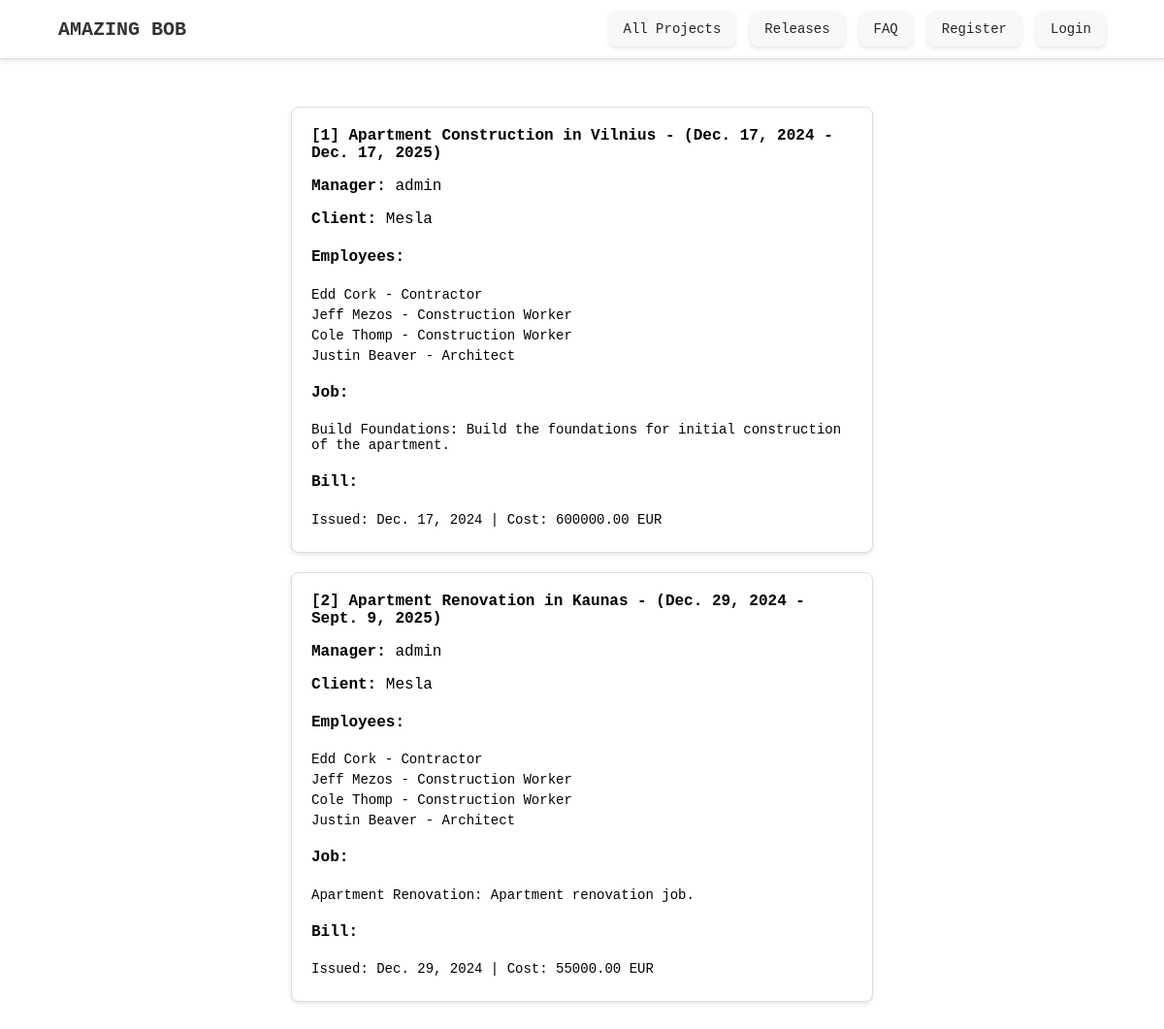
Page /home/projects/ on the earlier database version.
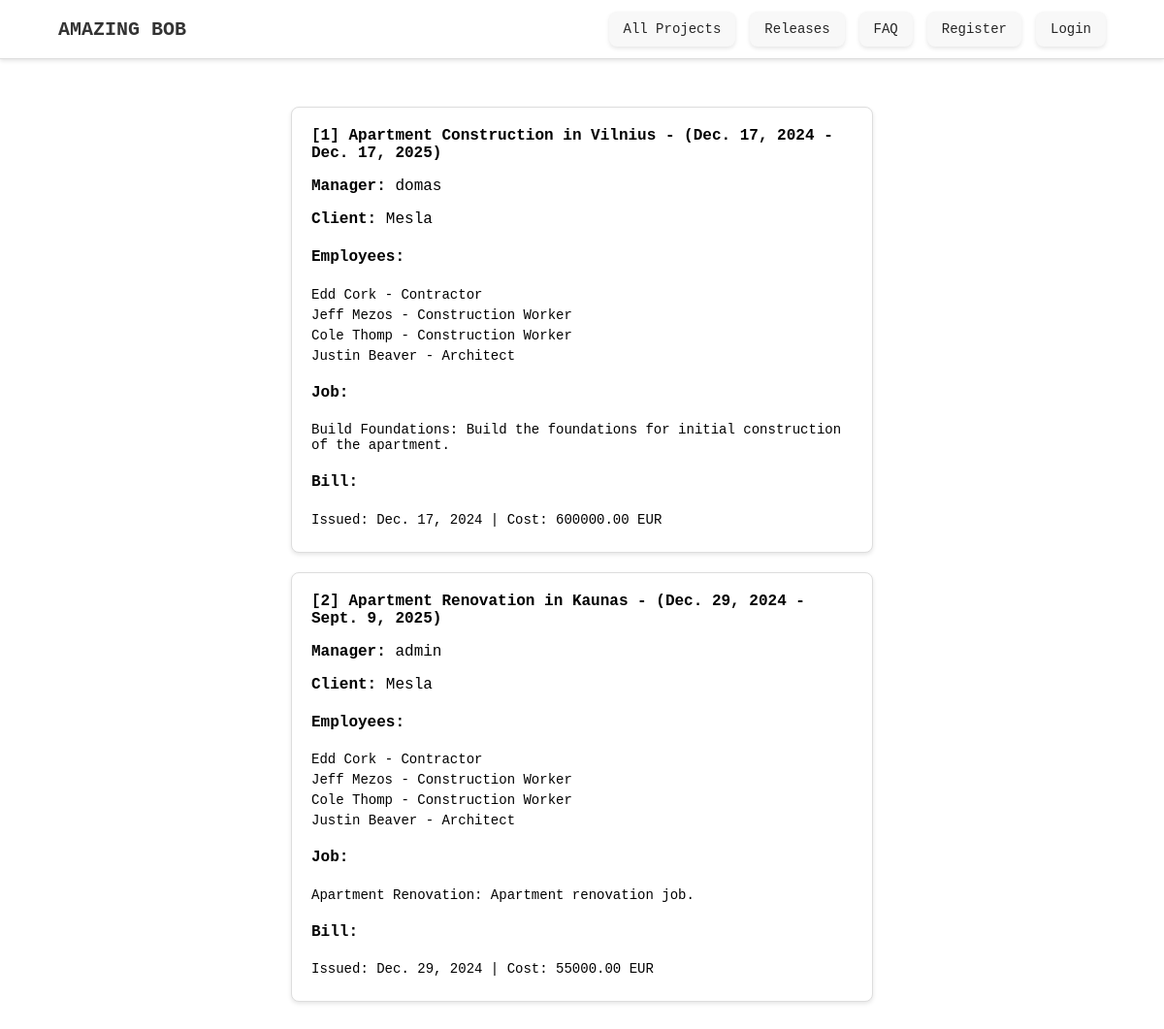
Same page on the later database version.
### phandling/models.py (models this page shows, shortened)
class Project(models.Model):
    title = models.CharField(max_length=255)
    start_date = models.DateField()
    end_date = models.DateField(blank=True, null=True)
    client = models.ForeignKey('Client', on_delete=models.CASCADE)
    manager = models.ForeignKey(User, on_delete=models.SET_NULL, null=True)
    employees = models.ManyToManyField('Employee')  # employees can work on multiple projects.
    jobs = models.ForeignKey('Job', on_delete=models.CASCADE)  # each job is tied to a single project.
    bills = models.ForeignKey('Bill', on_delete=models.CASCADE)  # each bill is tied to a single project.

class Client(models.Model):
    name = models.CharField(max_length=100)
    surname = models.CharField(max_length=100)
    company = models.CharField(max_length=255, blank=True, null=True)
    contacts = models.TextField(blank=True, null=True)

class Job(models.Model):
    title = models.CharField(max_length=255)
    notes = models.TextField(blank=True, null=True)

class Bill(models.Model):
    date_of_issue = models.DateField()
    cost = models.DecimalField(max_digits=10, decimal_places=2)

### phandling/views.py (the view)
# urls.py: path('projects/', views.project_dashboard, name='project_dashboard'),
def project_dashboard(request):
    projects = Project.objects.all()  # Retrieve all projects
    return render(request, 'project_dashboard.html', {'projects': projects})

### templates/project_dashboard.html (shortened to what this page needs)
{% extends "base.html" %}
    {% load static %}
{% block content %}
<div class="container full-height">
    {% for project in projects %}
        <div class="release-item centered project-item">
            <div class="release-date">
                <strong>[{{ project.id }}]</strong> {{ project.title }} - ({{ project.start_date }} - {{ project.end_date|default:"Ongoing" }})
            </div>
            <div class="project-details">
                <p><strong>Manager:</strong> {{ project.manager }}</p>
                <p><strong>Client:</strong> {{ project.client.company }}</p>
            </div>
            <h4>Employees:</h4>
            <ul class="employee-list">
                {% for employee in project.employees.all %}
                    <li>{{ employee.name }} {{ employee.surname }} - {{ employee.position }}</li>
                {% empty %}
                    <li>No employees assigned.</li>
                {% endfor %}
            </ul>
            <h4>Job:</h4>
            <ul class="job-list">
                {% if project.jobs %}
                    <li>{{ project.jobs.title }}: {{ project.jobs.notes|default:"No notes" }}</li>
                {% else %}
                    <li>No job assigned.</li>
                {% endif %}
            </ul>
            <h4>Bill:</h4>
            <ul class="bill-list">
                {% if project.bills %}
                    <li>Issued: {{ project.bills.date_of_issue }} | Cost: {{ project.bills.cost }} EUR</li>
                {% else %}
                    <li>No bills issued.</li>
                {% endif %}
            </ul>
        </div>
    {% empty %}
        <p>No projects found.</p>
    {% endfor %}
</div>
{% endblock %}

Differences in the rows shown:
changed Project "Apartment Construction in Vilnius": manager "admin" → "domas"
